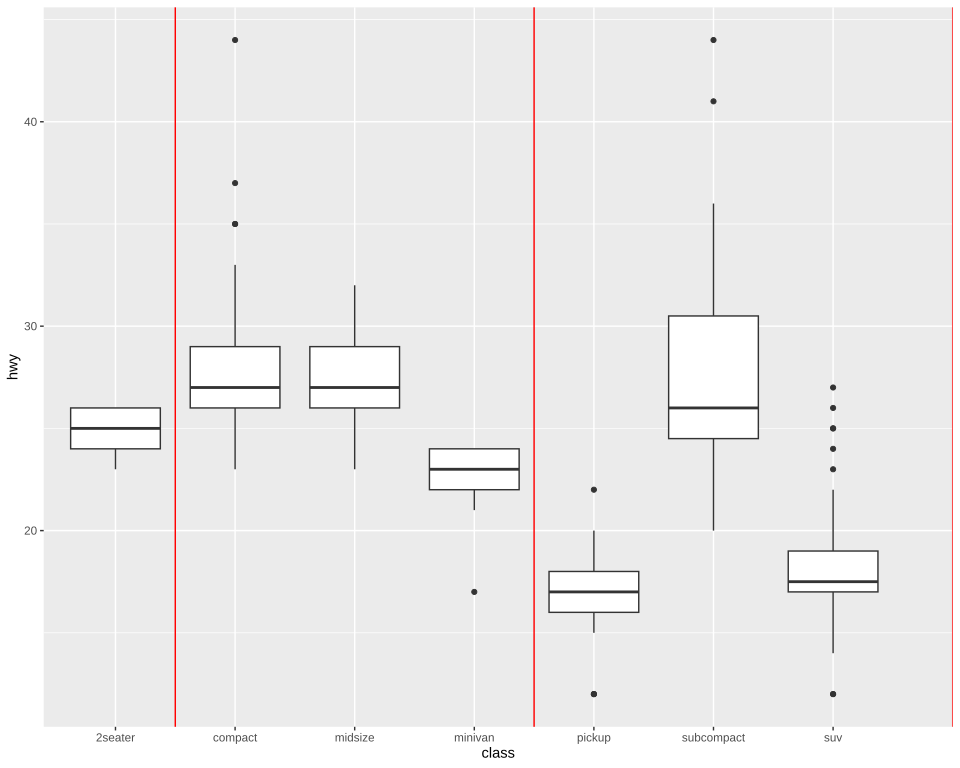

Write the R code that produced this figure.
# The plot test/golden/discrete_vline.svg draws, drawn by ggplot2 itself, as ggplot2's own visual
# tests draw their snapshots: the independent check on that golden whenever it changes. The suite
# never runs this; it needs R, ggplot2 and vdiffr, saved as the Docker image giggly-r:ggplot2-4.0.3.
# From the repository's root:
#
#   docker run --rm -v "$PWD/test/golden":/golden:ro giggly-r:ggplot2-4.0.3 \
#     Rscript /golden/discrete_vline.R > discrete_vline.ggplot2.svg
#
# and compare the two drawings element by element, as test/golden/line_missing.R does.
#
# Numbers on a discrete axis: mpg's highway mileage boxed by class, red lines at 1.5 and 4.5,
# between the classes, and one at 8, past the last, which the axis reaches unwidened.
# First checked with ggplot2 4.0.3 and vdiffr 1.0.9: every element and clip path matches, the x
# axis drawn before the y as in test/golden/point.R.

library(ggplot2)

plot <- ggplot(mpg, aes(class, hwy)) + geom_boxplot() +
  geom_vline(xintercept = c(1.5, 4.5, 8), colour = "red") +
  theme_gray()

file <- tempfile(fileext = ".svg")
vdiffr::write_svg(plot, file)
cat(readLines(file), sep = "\n")
